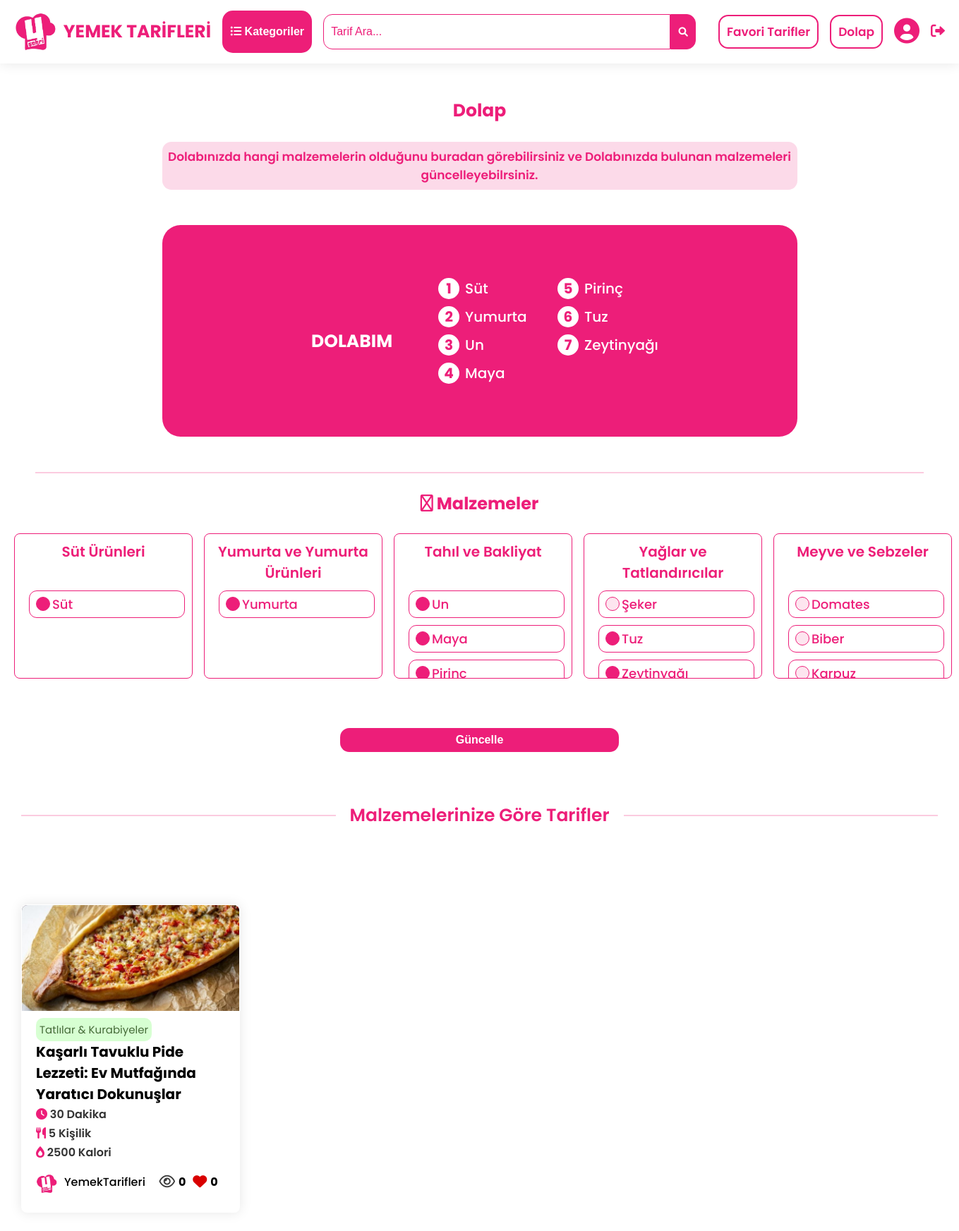
The app's page /yemektarifleri/dolap.php (signed in) with its own data.
### tables this page shows
CREATE TABLE `tema_ayarlari` (
  `id` int(11) NOT NULL,
  `logo` varchar(255) DEFAULT NULL,
  `site_adi` varchar(255) DEFAULT NULL,
  `slogan` varchar(255) DEFAULT NULL,
  `intro_gorsel` varchar(255) DEFAULT NULL
);

CREATE TABLE `malzemeler` (
  `malzeme_id` int(11) NOT NULL,
  `malzeme_adi` varchar(255) NOT NULL,
  `grup_id` int(11) DEFAULT NULL,
  `grup_adi` varchar(255) DEFAULT NULL
);

CREATE TABLE `tarifler` (
  `tarif_id` int(11) NOT NULL,
  `kategori_ad` varchar(50) NOT NULL,
  `kategori_url` varchar(255) NOT NULL,
  `baslik` varchar(100) NOT NULL,
  `sure` varchar(255) DEFAULT NULL,
  `boyut` varchar(20) DEFAULT NULL,
  `kalori` varchar(255) DEFAULT NULL,
  `resim` varchar(255) DEFAULT NULL,
  `url` varchar(255) DEFAULT NULL,
  `icindekiler` text DEFAULT NULL,
  `hazirlanis` text DEFAULT NULL,
  `tarih` text NOT NULL DEFAULT '27.05.2024',
  `goruntulenme` int(11) NOT NULL,
  `fav` int(11) NOT NULL
);

### yemektarifleri/tema_baglanti.php (called while the page is built, shortened)
<?php
include ("database.php");
$sql = "SELECT * FROM tema_ayarlari";
$result = $conn->query($sql);
if(mysqli_num_rows($result) > 0){
    $row = mysqli_fetch_assoc($result);
    $logo = $row['logo'];
    $site_adi = $row['site_adi'];
}
?>

### yemektarifleri/dolap.php (the view, shortened to what this page needs)
<?php
include("database.php");
include("tema_baglanti.php");
$uye_id = $_SESSION['uye_id'];
?>
<!DOCTYPE html>
<html lang="en">
<head>
    <link rel="stylesheet" href="style.css">
    <link rel="stylesheet" href="z-style.css">
    <link rel="stylesheet" href="https://pro.fontawesome.com/releases/v6.0.0-beta1/css/all.css" />
    <link rel="stylesheet" href="https://pro.fontawesome.com/releases/v6.0.0-beta1/css/all.css" />
</head>
<body>
<?php require("header.php"); ?>
<div class="containerx">
    <div class="dolap_card">
        <br><br><br>
        <h1 style="text-align:center;" class="card-baslik">
            <br>
            Dolap
            </h1>
        <br>
        <h3 class="dolap_uyari">Dolabınızda hangi malzemelerin olduğunu buradan görebilirsiniz ve Dolabınızda bulunan malzemeleri güncelleyebilrsiniz.</h3>
        <br><br>
        <div class="dolap_card__sides">
            <div class="dolap_card__main">
                <h1 style="text-align:center;" class="card-baslik dolabim_baslik">
                <br>
                <i style="font-size:50px;" class="fas fa-salad dolabim_icon"></i><br>
                    DOLABIM
                </h1>
                <br>
                <?php
                include("database.php");
                $sql = "SELECT malzeme_id FROM dolap_malzemeleri WHERE uye_id = ?";
                $stmt = $conn->prepare($sql);
                $stmt->bind_param("i", $uye_id);
                $stmt->execute();
                $result = $stmt->get_result();
                if ($result->num_rows > 0) {
                    echo "<ul class='malzemeler'>";
                    $malzeme_sayac = 1;
                    while ($row = $result->fetch_assoc()) {
                        $malzeme_id = $row["malzeme_id"];
                        $sql_malzeme = "SELECT malzeme_adi FROM malzemeler WHERE malzeme_id = ?";
                        $stmt_malzeme = $conn->prepare($sql_malzeme);
                        $stmt_malzeme->bind_param("i", $malzeme_id);
                        $stmt_malzeme->execute();
                        $result_malzeme = $stmt_malzeme->get_result();
                        while ($row_malzeme = $result_malzeme->fetch_assoc()) {
                            echo "<li class='malzemeler_item'>";
                            echo " <span class='malzeme_sayac'>" . $malzeme_sayac . "</span>";
                            echo " <span>" . $row_malzeme['malzeme_adi'] . "</span>";
                            echo "</li>";
                        }
                        $malzeme_sayac++;
                    }
                    echo "</ul>";
                } else {
                    echo "<span class='dolap_malzeme__uyari'>Dolabında malzeme yok, aşağıdan malzeme eklemen gerekiyor.</span>";
                }
                ?>
            </div>
            <h2 class="baslik-t8"></h2>
            <br>
            <div class="dolap_card__ekle">
                <h2><i class="far fa-plus-circle"></i> Malzemeler</h2>
                <br>
                <form action="update_dolap.php" method="POST">
                    <div class="malzemele_items">
                    <?php
                    include("database.php");
                    $sql = "SELECT malzeme_id FROM dolap_malzemeleri WHERE uye_id = ?";
                    $stmt = $conn->prepare($sql);
                    $stmt->bind_param("i", $uye_id);
                    $stmt->execute();
                    $result = $stmt->get_result();
                    $dolap_malzemeleri = array();
                    while ($row = $result->fetch_assoc()) {
                        $dolap_malzemeleri[] = $row['malzeme_id'];
                    }
                    $sql = "SELECT malzeme_id, malzeme_adi, grup_adi FROM malzemeler";
                    $result = $conn->query($sql);
                    $gruplar = array();
                    while ($row = $result->fetch_assoc()) {
                        $grup_adi = $row['grup_adi'];
                        $malzeme_adi = $row['malzeme_adi'];
                        $malzeme_id = $row['malzeme_id'];
                        if (!isset($gruplar[$grup_adi])) {
                            $gruplar[$grup_adi] = array();
                        }
                        if (!in_array($malzeme_adi, $gruplar[$grup_adi])) {
                            $gruplar[$grup_adi][$malzeme_adi] = $malzeme_id;
                        }
                    }
                    foreach ($gruplar as $grup_adi => $malzemeler) {
                        echo "<div class='malzeme_ekle'>";
                        echo "<div class='malzeme_ekle__grup_adi'>" . $grup_adi . "</div>";
                        foreach ($malzemeler as $malzeme_adi => $malzeme_id) {
                            echo "<div class='malzeme_ekle_item'>";
                            echo "<div class='malzeme_ekle_item__select'>";
                            if (in_array($malzeme_id, $dolap_malzemeleri)) {
                                echo " <input type='checkbox' class='checkbox' id='malzeme_" . $malzeme_id . "' value='" . $malzeme_id . "' name='selected_materials[]' checked>";
                            } else {
                                echo "<input type='checkbox' class='checkbox' id='malzeme_" . $malzeme_id . "' value='" . $malzeme_id . "' name='selected_materials[]'>";
                            }
                            echo "<label for='malzeme_" . $malzeme_id . "' class='label'>" . $malzeme_adi . "</label>";
                            echo "</div>";
                            echo "</div>";
                        }
                        echo "</div>";
                    }
                    ?>
        </div>
        </div>
        <br><br>
        <input type="submit" class="dolap_card__ekle__submit" value="Güncelle">
            </div>
        </div>
    </div>
    <br><br>
<h2 class="baslik-t8" >
          <a class="card-baslik"  href="">Malzemelerinize Göre Tarifler</a>
      </h2>
      <div class="tarifler" id="result">
      <?php
            include("database.php");
            $uye_id = $_SESSION['uye_id'];
            $sql_dolap_malzemeleri = "SELECT malzeme_id FROM dolap_malzemeleri WHERE uye_id = ?";
            $stmt_dolap_malzemeleri = $conn->prepare($sql_dolap_malzemeleri);
            $stmt_dolap_malzemeleri->bind_param("i", $uye_id);
            $stmt_dolap_malzemeleri->execute();
            $result_dolap_malzemeleri = $stmt_dolap_malzemeleri->get_result();
            $dolap_malzemeleri_ids = array();
            while ($row = $result_dolap_malzemeleri->fetch_assoc()) {
                $dolap_malzemeleri_ids[] = $row['malzeme_id'];
            }
            $sql_malzeme_adlari = "SELECT malzeme_id, malzeme_adi FROM malzemeler WHERE malzeme_id IN (" . implode(",", $dolap_malzemeleri_ids) . ")";
            $result_malzeme_adlari = $conn->query($sql_malzeme_adlari);
            $malzemeler = array();
            while ($row = $result_malzeme_adlari->fetch_assoc()) {
                $malzemeler[$row['malzeme_id']] = $row['malzeme_adi'];
            }
            $sql_tarifler = "SELECT * FROM tarifler WHERE";
            foreach ($malzemeler as $malzeme_id => $malzeme_adi) {
                $sql_tarifler .= " FIND_IN_SET('" . $malzeme_id . "', icindekiler) OR";
            }
            $sql_tarifler = rtrim($sql_tarifler, "OR");
            $result_tarifler = $conn->query($sql_tarifler);
            if ($result_tarifler->num_rows > 0) {
                echo "<ul class='card-containerx'>";
                while ($row = $result_tarifler->fetch_assoc()) {
                    $tarif_id = $row['tarif_id'];
                    echo "<li class='tarif-card'>";
                    echo "<div class='img-div'>";
                    echo "<img class='img-div' src='" . $row["resim"] . "' alt=''>";
                    echo "</div>";
                    echo "<div class='tarif-content'>";
                    echo "<h2 class='tarif-kategori'>" . $row["kategori_ad"] . "</h2>";
                    echo "<h1 class='tarif-baslik'>
                    <a href='" . $row['url'] . "?tarif_id=" . $tarif_id . "'>" . $row["baslik"] . "</a>                        </h1>";
                    echo "<h2 class='tarif-bilgi'><i class='fas fa-clock'></i> " . $row["sure"] . "</h2>";
                    echo "<h2 class='tarif-bilgi'><i class='fas fa-utensils'></i> " . $row["boyut"] . "</h2>";
                    echo "<h2 class='tarif-bilgi'><i class='fas fa-burn'></i> " . $row["kalori"] . "</h2>";
                    echo "<div class='tarif-card_bottom'>";
                    echo "<div class='yazar'>";
                    echo "<img src='yemeksehri.jpeg' alt=''>";
                    echo "YemekTarifleri";
                    echo "<div class='degerlendirme'>";
                    echo "<div class='favgor'>
                                  <i class='far fa-eye'></i> <span>" . $row["goruntulenme"] . "</span>
                                  <i class='fas fa-heart'></i> <span>" . $row["fav"] . "</span>";
                    echo "</div>";
                    echo "</div>";
                    echo "</div>";
                    echo "</div>";
                    echo "</li>";
                }
            } else {
                echo "Tarif bulunamadı.";
            }
            ?>
    </ul>
    </div>
</body>
</html>

### yemektarifleri/z-header.php (shortened to what this page needs)
<!DOCTYPE html>
<html lang="en">
<head>
    <link rel="stylesheet" href="z-style.css">
    <link rel="stylesheet" href="style.css">
	<link rel="stylesheet" href="https://pro.fontawesome.com/releases/v6.0.0-beta1/css/all.css" />
</head>
<body>
    <header>
        <div class="header_1">
        <div class="logo">
            <a href="./">
            <img src="<?php echo $logo ?>" alt="">
            <span><?php echo $site_adi ?></span>
            </a>
          </div>
          <button class="h-kategoriler_btn" id="header-kategoriler"><i class="fas fa-list-ul"></i> Kategoriler</button>
          <div class="search-bar">
            <form action="search.php" method="get">
                <input type="text" name="search" placeholder="Tarif Ara...">
                <button type="submit"><i class="fas fa-search"></i></button>
            </form>
        </div>
          <div class="user">
            <div><a class="fav" href="favoriler.php?uye_id=<?php echo $uye_id ?>">Favori Tarifler </a></div>
            <div><a class="fav" href="dolap.php?uye_id=<?php echo $uye_id ?>">Dolap </a></div>
            <div class="profile">
              <a href="user.php?uye_id=<?php echo $uye_id ?>">
                <i class="fas fa-user-circle"></i>
              </a>
            </div>
            <a href="die.php">
              <i class="fas fa-sign-out-alt"></i>
            </a>
          </div>
        </div>
    </header>
</body>
</html>

### yemektarifleri/z-style.css (style rules this page uses)
body { font-family: 'Poppins', sans-serif; margin: 0; padding: 0; box-sizing: border-box; background-color: #ffffff; }
h1,h2,h3,h4,h5,li { margin: 0; padding: 0; }
* { list-style-type: none; box-sizing: border-box; }
:root { --primary-color:#ed1e79; --detail-color: rgb(255, 87, 51); --gold-color: rgb(243, 156, 18); }
header { background-color: white; display: flex; position: fixed; width: 100%; z-index: 1000; padding: 10px 20px; box-shadow: 0px 0px 17px 0px rgba(0,0,0,0.1); }
.logo a { display: flex; gap: 0.4em; font-size: 25px; font-weight: 700; color: #ed1e79; text-decoration: none; }
.logo img { height: 60px; }
.logo span { display: flex; align-content: center; flex-wrap: wrap; }
.user { display: flex; align-items: center; margin-left: auto; gap: 1em; }
.user .fa-user-circle { font-size: 36px; color: #ed1e79; cursor: pointer; }
.fav { border: 2px solid #ed1e79; padding: 10px; border-radius: 14px; color: #ed1e79; font-size: 17px; cursor: pointer; font-weight: 600; transition: 200ms; text-decoration: none; }
.user a .fa-sign-out-alt { color: #ed1e79; font-size: 20px; }

### yemektarifleri/z-header.php (style rules this page uses)
.header_1 { display:flex; }
.h-kategoriler_btn { transition: all 200ms; }
header { display:block !important; }

### records on screen
tema_ayarlari: logo (picture), site_adi "YEMEK TARİFLERİ"
malzemeler: malzeme_adi "Süt"
malzemeler: malzeme_adi "Yumurta"
malzemeler: malzeme_adi "Un"
malzemeler: malzeme_adi "Maya"
malzemeler: malzeme_adi "Pirinç"
malzemeler: malzeme_adi "Tuz"
malzemeler: malzeme_adi "Zeytinyağı"
malzemeler: grup_adi "Tahıl ve Bakliyat", malzeme_adi "Un", malzeme_adi "Maya", malzeme_adi "Pirinç"
tarifler: resim (picture), kategori_ad "Tatlılar & Kurabiyeler", baslik "Kaşarlı Tavuklu Pide Lezzeti: Ev Mutfağında Yaratıcı Dokunuşlar", sure "30 Dakika", boyut "5 Kişilik", kalori "2500 Kalori", goruntulenme "0", fav "0"

### other values on screen
$grup_adi "Süt Ürünleri"
$malzeme_adi "Süt"
$grup_adi "Yumurta ve Yumurta Ürünleri"
$malzeme_adi "Yumurta"
$grup_adi "Yağlar ve Tatlandırıcılar"
$malzeme_adi "Şeker"
$malzeme_adi "Tuz"
$malzeme_adi "Zeytinyağı"
$grup_adi "Meyve ve Sebzeler"
$malzeme_adi "Domates"
$malzeme_adi "Biber"
$malzeme_adi "Karpuz"
